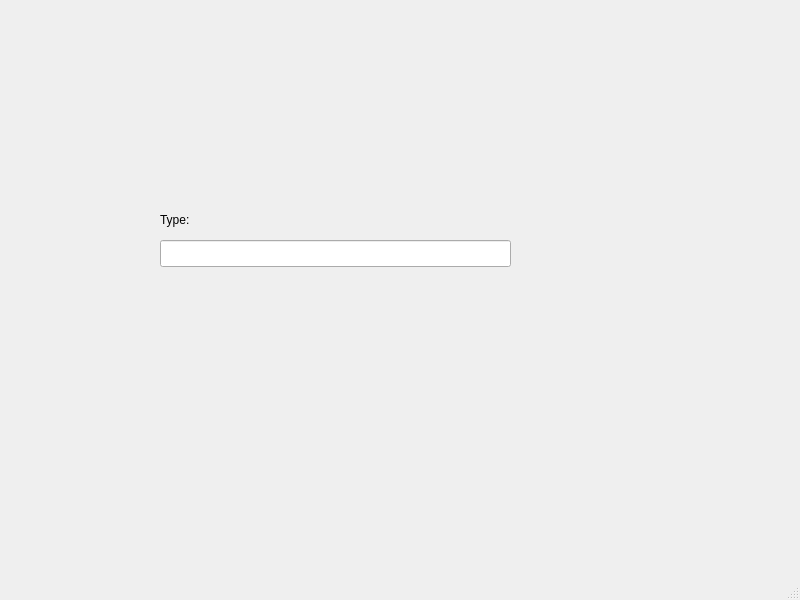
<?xml version="1.0" encoding="UTF-8"?>
<ui version="4.0">
 <class>ConnectWindow</class>
 <widget class="QMainWindow" name="ConnectWindow">
  <property name="geometry">
   <rect>
    <x>0</x>
    <y>0</y>
    <width>800</width>
    <height>600</height>
   </rect>
  </property>
  <property name="windowTitle">
   <string>MainWindow</string>
  </property>
  <widget class="QWidget" name="centralwidget">
   <widget class="QLineEdit" name="lineEdit">
    <property name="geometry">
     <rect>
      <x>160</x>
      <y>240</y>
      <width>351</width>
      <height>27</height>
     </rect>
    </property>
    <property name="text">
     <string/>
    </property>
   </widget>
   <widget class="QLabel" name="label">
    <property name="geometry">
     <rect>
      <x>160</x>
      <y>210</y>
      <width>56</width>
      <height>19</height>
     </rect>
    </property>
    <property name="text">
     <string>Type:</string>
    </property>
   </widget>
  </widget>
  <widget class="QMenuBar" name="menubar">
   <property name="geometry">
    <rect>
     <x>0</x>
     <y>0</y>
     <width>800</width>
     <height>24</height>
    </rect>
   </property>
  </widget>
  <widget class="QStatusBar" name="statusbar"/>
 </widget>
 <resources/>
 <connections/>
</ui>
